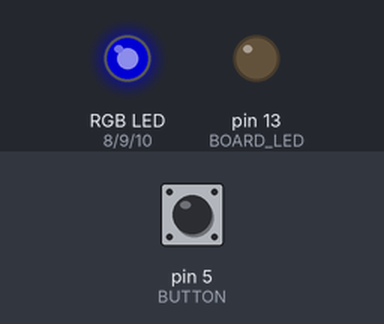
Bench run of a sketch on a simulated Arduino Uno, built with avr-gcc and run on an emulated ATmega328P. Shown: an RGB LED mixed from three pins (HIGH = lit), output pins drawn as LEDs (lit = HIGH). The inputs (shaded band) are chosen by the test bench; at power-on: pin 5 (BUTTON) HIGH. Dim RGB values are drawn brighter than linear; what the sketch prints to the serial monitor is not drawn.

Above: at 1.8 s.
1.9 s: pin 5 (BUTTON) pulled LOW for 0.15 s
At 2.0 s:
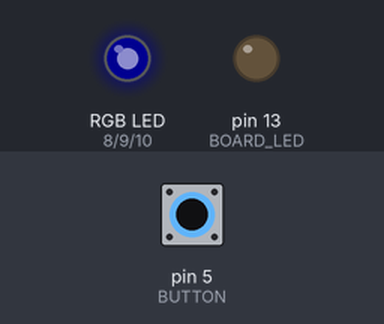
3.6 s: pin 5 (BUTTON) pulled LOW for 3.2 s
At 7.9 s:
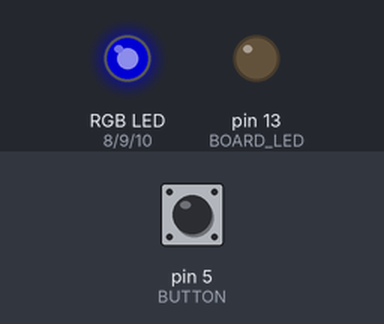
Timing chart, 0 to 9.4 s (numbered marks = the images above; inputs shaded):
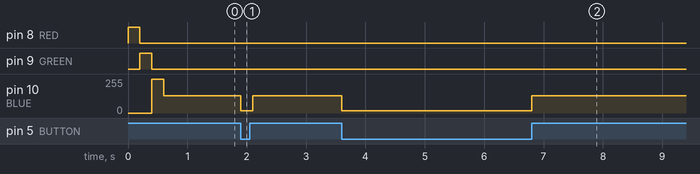

The sketch:

EmbeddedSysLab3.ino
```cpp
/*
 * CSCE236 Embedded Systems Spring
 * Carrick Detweiler
 */

#include <avr/io.h>

// Pin 13 has an LED connected on most Arduino boards:
#define BOARD_LED 13
#define RED 8
#define GREEN 9
#define BLUE 10

#define BUTTON 5

/**
 * Init all of the LEDs and test them
 **/
void LEDInit(){
  Serial.begin(9600);
  pinMode(BOARD_LED, OUTPUT);
  pinMode(RED, OUTPUT);
  pinMode(GREEN, OUTPUT);
  pinMode(BLUE, OUTPUT);

   //Turn all off
  digitalWrite(RED,LOW);
  digitalWrite(GREEN,LOW);
  digitalWrite(BLUE,LOW);

  //Test LEDs
  Serial.print("Testing LEDs...");
  digitalWrite(RED,HIGH);
  delay(200);
  digitalWrite(RED,LOW);
  digitalWrite(GREEN,HIGH);
  delay(200);
  digitalWrite(GREEN,LOW);
  digitalWrite(BLUE,HIGH);
  delay(200);
  digitalWrite(BLUE,LOW);
  Serial.println("done.");
  }

void setup() {
  Serial.begin(9600);
  Serial.println("Starting up.");

  LEDInit();
  pinMode(BUTTON, INPUT);
  //Enable pullup
  digitalWrite(BUTTON, HIGH);

  // Set bits for fast mode
  TCCR1B = 0;
  TCCR1B = (1 << WGM13) | (1 << WGM12) | (1 << CS10);
  TCCR1A = 0;
  TCCR1A = (1 << WGM11) | (1 << COM1A1) | (1 << COM1B1);
  TCCR1C = 0;

  TCNT1H = 0;
  TCNT1L = 0;

  // Set frequency and duty cycle
  ICR1 = 16000;
  OCR1B = 1000;

  Serial.println("Finished setup");
}


void loop() {
  //Button Pressed
  if((digitalRead(BUTTON) == LOW)){
    //Turn LED off briefly to dim
    OCR1B = 1000;
  } else {
    OCR1B = 8000;
  }
  delay(100);
}
```

Measured:
- after the input at 1.9 s, pin 10 (BLUE): 128/255 → 16/255 at once, → 128/255 0.20 s later
- after the input at 3.6 s, pin 10 (BLUE): 128/255 → 16/255 at once, → 128/255 3.2 s later
